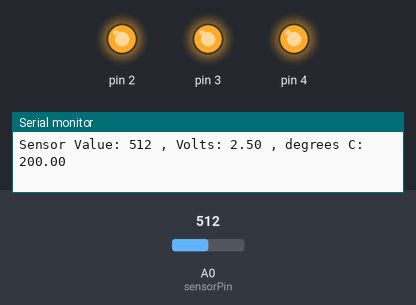
The sketch below on a simulated Arduino Uno, built with avr-gcc and run on an emulated ATmega328P. Shown: output pins drawn as LEDs (lit = HIGH), the last lines printed to the serial monitor. The test bench sets the inputs (shaded band); at power-on: A0 (sensorPin) = 512.

Above: at 1.2 s.
1.3 s: A0 (sensorPin) set to 174
4.3 s: A0 (sensorPin) set to 159
At 5.5 s:
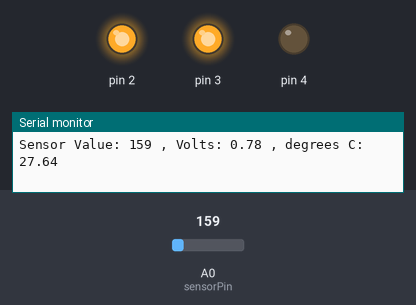
5.8 s: A0 (sensorPin) set to 122
At 6.4 s:
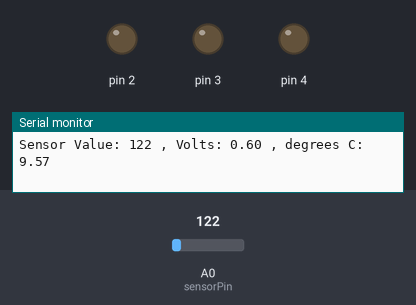
7.3 s: A0 (sensorPin) set to 306
At 8.3 s:
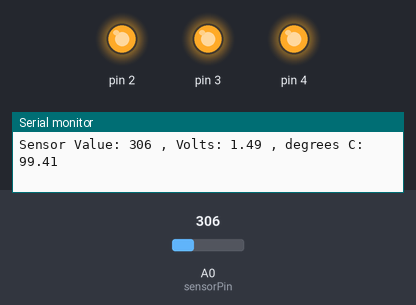
Timing chart, 0 to 9.9 s (numbered marks = the images above; inputs shaded):
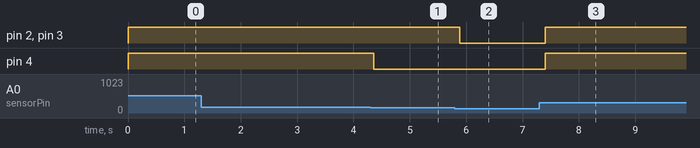

Measured:
- the behaviour switches between 160 and 159 on A0 (sensorPin) (found by bisection; images 0 and 1)
- after the input at 4.3 s, pin 4: HIGH → LOW after 0.06 s
- after the input at 5.8 s, pin 2, pin 3: HIGH → LOW after 0.08 s
- after the input at 7.3 s, pin 2–4: LOW → HIGH after 0.10 s

The sketch:

Love-O-Meter.ino
```cpp
const int sensorPin = A0;
const float baselineTemp = 22.0;

void setup() {
  // put your setup code here, to run once:

//create and open a serial port
  Serial.begin(9600);

//loop through to set up the pins for the LED lights
  for(int pinNumber = 2; pinNumber<5; pinNumber++){

    pinMode(pinNumber, OUTPUT);
    digitalWrite(pinNumber, LOW);
  }

}

void loop() {
  // put your main code here, to run repeatedly:

//create sensor value variable and output the value in Serial Monitor
  int sensorVal = analogRead(sensorPin);

  Serial.print("Sensor Value: ");
  Serial.print(sensorVal);

//create the voltage based on sensorVal and print out volts and degrees in celsius in Serial Monitor
  float voltage = (sensorVal / 1024.0) * 5.0;

  Serial.print(" , Volts: ");
  Serial.print(voltage);

  Serial.print(" , degrees C: ");

//convert the voltage to temperature in degrees

  float temperature = (voltage - .5) * 100;
  Serial.println(temperature);

//create a bunch of conditionals and based on how temperature compares to baselineTemp, the three LEDS will light up or not
  if(temperature < baselineTemp+2){

    digitalWrite(2, LOW);
    digitalWrite(3, LOW);
    digitalWrite(4, LOW);
  }

  else if(temperature >= baselineTemp+2 && temperature < baselineTemp+4){
    digitalWrite(2, HIGH);
    digitalWrite(3, LOW);
    digitalWrite(4, LOW);
  }

  else if(temperature >= baselineTemp+4 && temperature < baselineTemp+6){

    digitalWrite(2, HIGH);
    digitalWrite(3, HIGH);
    digitalWrite(4, LOW);
  }

  else if(temperature >= baselineTemp+6){

    digitalWrite(2, HIGH);
    digitalWrite(3, HIGH);
    digitalWrite(4, HIGH);
  }

  delay(100);

}
```
